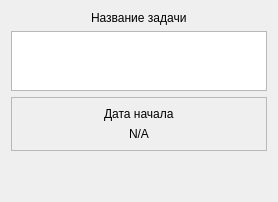
                       <widget class="QWidget" name="tab_info_task">
                        <property name="accessibleName">
                         <string/>
                        </property>
                        <attribute name="title">
                         <string>Информация</string>
                        </attribute>
                        <layout class="QVBoxLayout" name="verticalLayout_25">
                         <item alignment="Qt::AlignHCenter">
                          <widget class="QLabel" name="lbl_name_tsk">
                           <property name="text">
                            <string>Название задачи</string>
                           </property>
                          </widget>
                         </item>
                         <item>
                          <widget class="QTextBrowser" name="task_info_description">
                           <property name="maximumSize">
                            <size>
                             <width>16777215</width>
                             <height>60</height>
                            </size>
                           </property>
                          </widget>
                         </item>
                         <item>
                          <widget class="QFrame" name="frame_18">
                           <property name="frameShape">
                            <enum>QFrame::StyledPanel</enum>
                           </property>
                           <property name="frameShadow">
                            <enum>QFrame::Raised</enum>
                           </property>
                           <layout class="QGridLayout" name="gridLayout_6">
                            <item row="0" column="0" alignment="Qt::AlignHCenter">
                             <widget class="QLabel" name="label_68">
                              <property name="text">
                               <string>Дата начала</string>
                              </property>
                             </widget>
                            </item>
                            <item row="1" column="0" alignment="Qt::AlignHCenter">
                             <widget class="QLabel" name="start_date_task_info">
                              <property name="text">
                               <string>N/A</string>
                              </property>
                             </widget>
                            </item>
                           </layout>
                          </widget>
                         </item>
                         <item>
                          <spacer name="verticalSpacer_12">
                           <property name="orientation">
                            <enum>Qt::Vertical</enum>
                           </property>
                           <property name="sizeHint" stdset="0">
                            <size>
                             <width>20</width>
                             <height>40</height>
                            </size>
                           </property>
                          </spacer>
                         </item>
                        </layout>
                       </widget>
